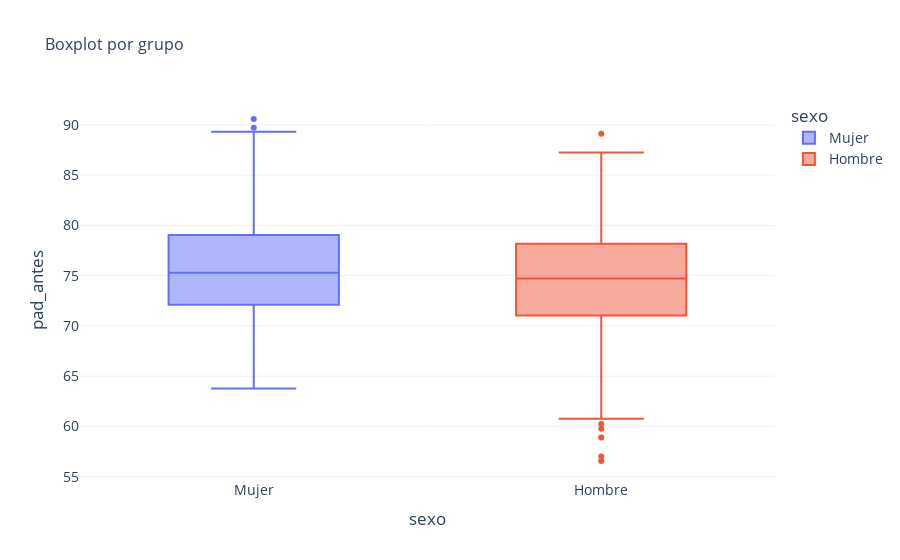

Notebook code cell kept with this figure:
### Code cell
boxplot_by_group(df_csv, 'pad_antes', 'sexo')

### Figure 1 — Plotly figure (JSON) as saved in the notebook; plotly's stock layout.template omitted (floating-point values rounded to 4 significant figures; data arrays with more than 128 entries replaced by an {"elided": "..."} marker saying what was removed)
{"data": [{"alignmentgroup": "True", "boxpoints": "outliers", "hovertemplate": "sexo=%{x}<br>pad_antes=%{y}<extra></extra>", "legendgroup": "Mujer", "marker": {"color": "#636efa"}, "name": "Mujer", "notched": false, "offsetgroup": "Mujer", "orientation": "v", "showlegend": true, "type": "box", "x": {"elided": "515 str values"}, "x0": " ", "xaxis": "x", "y": {"elided": "515 float values"}, "y0": " ", "yaxis": "y"}, {"alignmentgroup": "True", "boxpoints": "outliers", "hovertemplate": "sexo=%{x}<br>pad_antes=%{y}<extra></extra>", "legendgroup": "Hombre", "marker": {"color": "#EF553B"}, "name": "Hombre", "notched": false, "offsetgroup": "Hombre", "orientation": "v", "showlegend": true, "type": "box", "x": {"elided": "485 str values"}, "x0": " ", "xaxis": "x", "y": {"elided": "485 float values"}, "y0": " ", "yaxis": "y"}], "layout": {"boxmode": "overlay", "font": {"size": 14}, "legend": {"title": {"text": "sexo"}, "tracegroupgap": 0}, "title": {"font": {"size": 16}, "text": "Boxplot por grupo"}, "xaxis": {"anchor": "y", "categoryarray": ["Mujer", "Hombre"], "categoryorder": "array", "domain": [0, 1], "title": {"text": "sexo"}}, "yaxis": {"anchor": "x", "domain": [0, 1], "title": {"text": "pad_antes"}}}}
